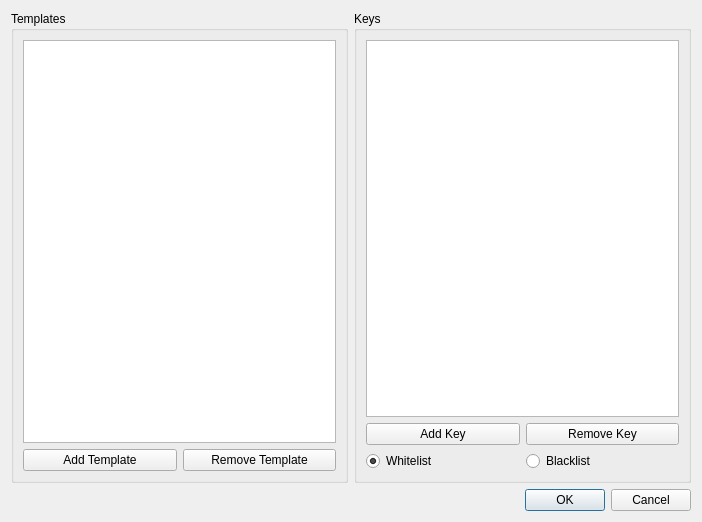
<?xml version="1.0" encoding="UTF-8"?>
<ui version="4.0">
 <class>Templates</class>
 <widget class="QDialog" name="Templates">
  <property name="geometry">
   <rect>
    <x>0</x>
    <y>0</y>
    <width>702</width>
    <height>522</height>
   </rect>
  </property>
  <property name="windowTitle">
   <string>Templates</string>
  </property>
  <layout class="QVBoxLayout" name="verticalLayout_3">
   <item>
    <layout class="QHBoxLayout" name="horizontalLayout_4">
     <item>
      <widget class="QGroupBox" name="templateGroup">
       <property name="title">
        <string>Templates</string>
       </property>
       <layout class="QVBoxLayout" name="verticalLayout_2">
        <item>
         <widget class="QListWidget" name="templateList"/>
        </item>
        <item>
         <layout class="QHBoxLayout" name="horizontalLayout_3">
          <item>
           <widget class="QPushButton" name="addTemplate">
            <property name="text">
             <string>Add Template</string>
            </property>
           </widget>
          </item>
          <item>
           <widget class="QPushButton" name="removeTemplate">
            <property name="text">
             <string>Remove Template</string>
            </property>
           </widget>
          </item>
         </layout>
        </item>
       </layout>
      </widget>
     </item>
     <item>
      <widget class="QGroupBox" name="keysGroup">
       <property name="title">
        <string>Keys</string>
       </property>
       <layout class="QVBoxLayout" name="verticalLayout">
        <item>
         <widget class="QListWidget" name="keyList"/>
        </item>
        <item>
         <layout class="QHBoxLayout" name="horizontalLayout">
          <item>
           <widget class="QPushButton" name="addKey">
            <property name="text">
             <string>Add Key</string>
            </property>
           </widget>
          </item>
          <item>
           <widget class="QPushButton" name="removeKey">
            <property name="text">
             <string>Remove Key</string>
            </property>
           </widget>
          </item>
         </layout>
        </item>
        <item>
         <layout class="QHBoxLayout" name="horizontalLayout_2">
          <item>
           <widget class="QRadioButton" name="whitelistRadio">
            <property name="text">
             <string>Whitelist</string>
            </property>
            <property name="checked">
             <bool>true</bool>
            </property>
           </widget>
          </item>
          <item>
           <widget class="QRadioButton" name="blacklistRadio">
            <property name="text">
             <string>Blacklist</string>
            </property>
           </widget>
          </item>
         </layout>
        </item>
       </layout>
      </widget>
     </item>
    </layout>
   </item>
   <item>
    <widget class="QDialogButtonBox" name="buttonBox">
     <property name="orientation">
      <enum>Qt::Horizontal</enum>
     </property>
     <property name="standardButtons">
      <set>QDialogButtonBox::Cancel|QDialogButtonBox::Ok</set>
     </property>
    </widget>
   </item>
  </layout>
 </widget>
 <resources/>
 <connections>
  <connection>
   <sender>buttonBox</sender>
   <signal>accepted()</signal>
   <receiver>Templates</receiver>
   <slot>accept()</slot>
   <hints>
    <hint type="sourcelabel">
     <x>248</x>
     <y>254</y>
    </hint>
    <hint type="destinationlabel">
     <x>157</x>
     <y>274</y>
    </hint>
   </hints>
  </connection>
  <connection>
   <sender>buttonBox</sender>
   <signal>rejected()</signal>
   <receiver>Templates</receiver>
   <slot>reject()</slot>
   <hints>
    <hint type="sourcelabel">
     <x>316</x>
     <y>260</y>
    </hint>
    <hint type="destinationlabel">
     <x>286</x>
     <y>274</y>
    </hint>
   </hints>
  </connection>
 </connections>
</ui>
